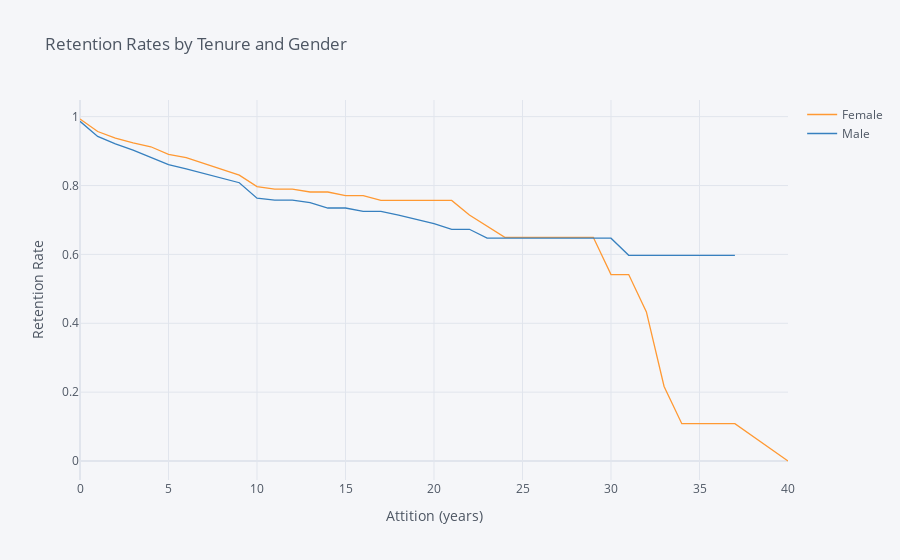

Notebook cell for this chart:
### Markdown cell above
## 2. Compare the plot above with one that plots employee retention rates by gender over the number of years the employee has been working for the company.

### Code cell
rates=survival(data, 'Gender', 'YearsAtCompany', 'Attrition')

rates.iplot(kind='line', xTitle='Attition (years)', yTitle='Retention Rate',
            title='Retention Rates by Tenure and Gender')

### Figure 1 — Plotly figure (JSON) as saved in the notebook; plotly's stock layout.template omitted (floating-point values rounded to 4 significant figures)
{"data": [{"line": {"color": "rgba(255, 153, 51, 1.0)", "dash": "solid", "shape": "linear", "width": 1.3}, "mode": "lines", "name": "Female", "text": "", "type": "scatter", "x": [0, 1, 2, 3, 4, 5, 6, 7, 8, 9, 10, 11, 12, 13, 14, 15, 16, 17, 18, 19, 20, 21, 22, 23, 24, 25, 26, 27, 29, 30, 31, 32, 33, 34, 36, 37, 40], "y": [0.9932, 0.9568, 0.938, 0.9239, 0.9126, 0.8906, 0.8813, 0.8642, 0.8487, 0.8303, 0.7969, 0.7898, 0.7898, 0.7812, 0.7812, 0.7704, 0.7704, 0.7566, 0.7566, 0.7566, 0.7566, 0.7566, 0.7146, 0.6821, 0.6496, 0.6496, 0.6496, 0.6496, 0.6496, 0.5414, 0.5414, 0.4331, 0.2165, 0.1083, 0.1083, 0.1083, 0]}, {"line": {"color": "rgba(55, 128, 191, 1.0)", "dash": "solid", "shape": "linear", "width": 1.3}, "mode": "lines", "name": "Male", "text": "", "type": "scatter", "x": [0, 1, 2, 3, 4, 5, 6, 7, 8, 9, 10, 11, 12, 13, 14, 15, 16, 17, 18, 19, 20, 21, 22, 23, 24, 25, 26, 27, 29, 30, 31, 32, 33, 34, 36, 37, 40], "y": [0.9864, 0.9425, 0.921, 0.9029, 0.8815, 0.861, 0.8483, 0.8342, 0.8206, 0.8081, 0.7634, 0.7577, 0.7577, 0.7506, 0.7347, 0.7347, 0.725, 0.725, 0.714, 0.7021, 0.6894, 0.6729, 0.6729, 0.6471, 0.6471, 0.6471, 0.6471, 0.6471, 0.6471, 0.6471, 0.5973, 0.5973, 0.5973, 0.5973, 0.5973, 0.5973, ""]}], "layout": {"legend": {"bgcolor": "#F5F6F9", "font": {"color": "#4D5663"}}, "paper_bgcolor": "#F5F6F9", "plot_bgcolor": "#F5F6F9", "title": {"font": {"color": "#4D5663"}, "text": "Retention Rates by Tenure and Gender"}, "xaxis": {"gridcolor": "#E1E5ED", "showgrid": true, "tickfont": {"color": "#4D5663"}, "title": {"font": {"color": "#4D5663"}, "text": "Attition (years)"}, "zerolinecolor": "#E1E5ED"}, "yaxis": {"gridcolor": "#E1E5ED", "showgrid": true, "tickfont": {"color": "#4D5663"}, "title": {"font": {"color": "#4D5663"}, "text": "Retention Rate"}, "zerolinecolor": "#E1E5ED"}}}
